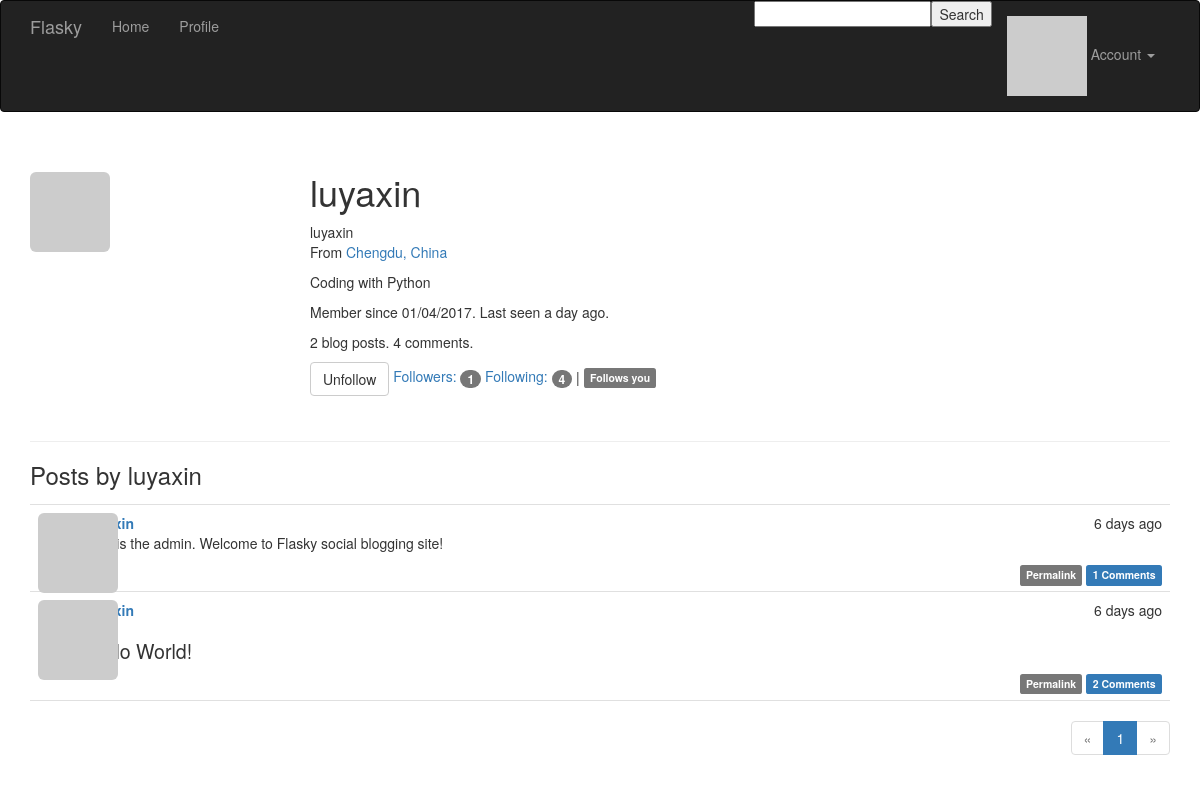
/user/luyaxin (signed in), run on an earlier commit of the app's database.
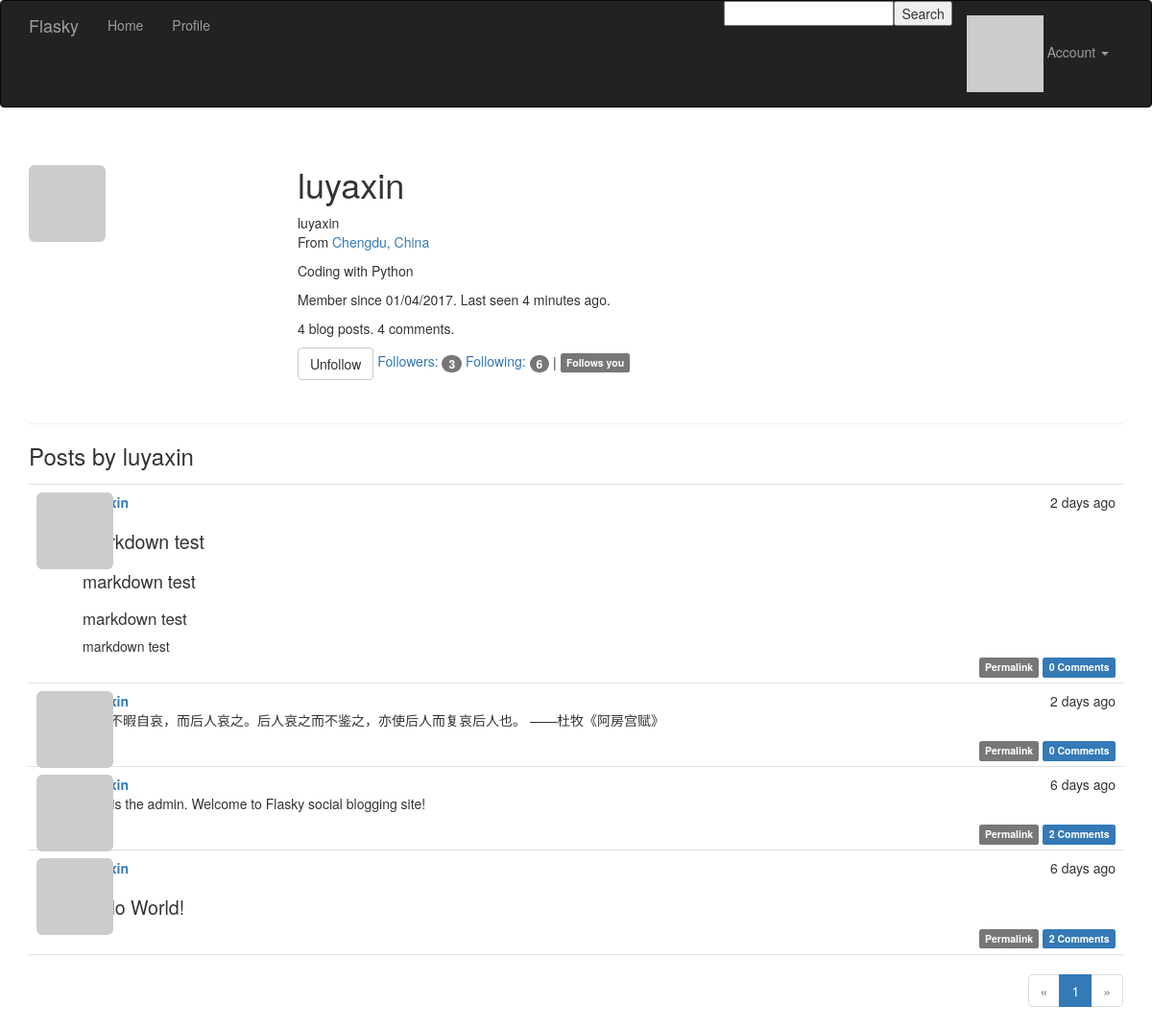
And on a later commit of the database.
### app/models.py (models this page shows, shortened)
class User(UserMixin, db.Model):
    __tablename__ = 'users'
    id = db.Column(db.Integer, primary_key=True)
    email = db.Column(db.String(64), unique=True, index=True)
    username = db.Column(db.String(64), unique=True, index=True)
    role_id = db.Column(db.Integer, db.ForeignKey('roles.id'))
    password_hash = db.Column(db.String(128))
    confirmed = db.Column(db.Boolean, default=False)
    name = db.Column(db.String(64))
    location = db.Column(db.String(64))
    about_me = db.Column(db.Text())
    member_since = db.Column(db.DateTime(), default=datetime.utcnow)
    last_seen = db.Column(db.DateTime(), default=datetime.utcnow)
    avatar_hash = db.Column(db.String(32))
    posts = db.relationship('Post', backref='author', lazy='dynamic')           # 由Post.author获得对应的User实例;User.posts得到用户的所有Post实例
    followed = db.relationship('Follow',
                               foreign_keys=[Follow.follower_id],               # [IMP] 这里foreign_key是指当前user.id在Follow模型中的foreign_key
                               backref=db.backref('follower', lazy='joined'),   # 为了消除外键间的歧义(2个外键),定义关系时须用可选参数foreign_keys指定的外键
                               lazy='dynamic',                                  # [IMP] backref()参数并不是指定这两个关系之间的引用关系,而是回引Follow模型
                               cascade='all, delete-orphan')                    # joined模式实现立即从关联查询结果中加载相关对象(list of instances)
    followers = db.relationship('Follow',                                       # dynamic模式:不会直接返回记录,返回可添加额外过滤器的查询对象
                                foreign_keys=[Follow.followed_id],              # cascade参数配置在父对象上执行的操作对相关对象的影响
                                backref=db.backref('followed', lazy='joined'),  # 'all, delete-orphan'表示启用所有默认层叠选项,且还要删除孤儿记录
                                lazy='dynamic',
                                cascade='all, delete-orphan')                   # 多对多关系定义为两个一对多关系:user.followed 和 user.followers
    comments = db.relationship('Comment', backref='author', lazy='dynamic')
    @property
    def password(self):
        """password不可读"""
        raise AttributeError('Password is not a readable attribute.')
    def can(self, permissions):
        return self.role is not None and \
            (self.role.permissions & permissions) == permissions  # [IMP] 按位与运算: 两位同时为1，结果才为1，否则为0
    def is_administrator(self):
        return self.can(Permission.ADMINISTER)
    def ping(self):
        self.last_seen = datetime.utcnow()
        db.session.add(self)
        db.session.commit()
    def gravatar(self, size=100, default='identicon', rating='g'):
        if request.is_secure:
            url = 'https://cn.gravatar.com/avatar'
        else:
            url = 'http://cn.gravatar.com/avatar'
        hash = self.avatar_hash or hashlib.md5(
            self.email.encode('utf-8')).hexdigest()
        return '{url}/{hash}?s={size}&d={default}&r={rating}'.format(
            url=url, hash=hash, size=size, default=default, rating=rating)
    def is_following(self, user):
        return self.followed.filter_by(                           # lazy='dynamic'返回可加额外过滤器的查询对象
            followed_id=user.id).first() is not None

class Post(db.Model):
    __tablename__ = 'posts'
    __searchable__ = ['body', ]          # __searchable__包含所有将被搜索且建立索引的字段(will be indexed by whoosh)
    __analyzer__ = ChineseAnalyzer()     # 设置对于Post进行whoosh搜索的分析器(用于分词);若这里不设置则使用config.py中的全局默认设置
    id = db.Column(db.Integer, primary_key=True)
    body = db.Column(db.Text)
    body_html = db.Column(db.Text)
    timestamp = db.Column(db.DateTime, index=True, default=datetime.utcnow)
    author_id = db.Column(db.Integer, db.ForeignKey('users.id'))
    comments = db.relationship('Comment', backref='post', lazy='dynamic')

### app/main/views.py (the view)
@main.route('/user/<username>')  # 尖括号中username即为视图函数user()的参数
def user(username):
    user = User.query.filter_by(username=username).first_or_404()    # 用户不存在抛出404错误
    page = request.args.get('page', 1, type=int)
    pagination = user.posts.order_by(Post.timestamp.desc()).paginate(
        page, per_page=current_app.config['FLASKY_POSTS_PER_PAGE'],
        error_out=False)
    posts = pagination.items
    return render_template('user.html', user=user, posts=posts,
                           pagination=pagination)

### app/main/forms.py
class SearchForm(FlaskForm):
    search = StringField('Search', validators=[DataRequired()])

### app/auth/views.py (called while the page is built)
@auth.before_app_request
def before_request():
    if current_user.is_authenticated:
        current_user.ping()                                  # [IMP] 更新数据库User模型的last_seen属性
        g.search_form = SearchForm()                         # [IMP] 创建搜索表单对象并使得其对所有模版可用,存放在全局变量g中
        if not current_user.confirmed \
            and request.endpoint[:5] != 'auth.' \
            and request.endpoint != 'static':
            return redirect(url_for('auth.unconfirmed'))

### app/main/__init__.py (called while the page is built)
@main.app_context_processor
def inject_permissions():
    return dict(Permission=Permission)

### app/main/views.py (called while the page is built)
@main.after_app_request                                                 # 在视图函数处理完请求之后执行
def after_request(response):
    for query in get_debug_queries():
        if query.duration >= current_app.config['FLASKY_SLOW_DB_QUERY_TIME']:
            current_app.logger.warning(
                'Slow query: %s\nParameters: %s\nDuration: %fs\nContext: %s\n'
                % (query.statement, query.parameters, query.duration,
                   query.context))
    return response

### app/templates/user.html (shortened to what this page needs)
{% extends "base.html" %}
{% import "_macros.html" as macros %}
{% block page_content %}
<div class="page-header">
    <img class="img-rounded profile-thumbnail" src="{{ user.gravatar(size=256) }}">
    <div class="profile-header">
        <h1>{{ user.username }}</h1>
        {% if user.name or user.location %}
        <p>
            {% if user.name %}{{ user.name }}<br>{% endif %}
            {% if user.location %}
                From <a href="http://maps.google.com/?q={{ user.location }}">{{ user.location }}</a><br>
            {% endif %}
        </p>
        {% endif %}
        {% if user.about_me %}<p>{{ user.about_me }}</p>{% endif %}
        <p>Member since {{ moment(user.member_since).format('L') }}. Last seen {{ moment(user.last_seen).fromNow() }}.</p>
        <p>{{ user.posts.count() }} blog posts. {{ user.comments.count() }} comments.</p>
        <p>
            {% if current_user.can(Permission.FOLLOW) and user != current_user %}
                {% if not current_user.is_following(user) %}
                <a href="{{ url_for('.follow', username=user.username) }}" class="btn btn-primary">Follow</a>
                {% else %}
                <a href="{{ url_for('.unfollow', username=user.username) }}" class="btn btn-default">Unfollow</a>
                {% endif %}
            {% endif %}
            <a href="{{ url_for('.followers', username=user.username) }}">Followers: <span class="badge">{{ user.followers.count() - 1 }}</span></a>
            <a href="{{ url_for('.followed_by', username=user.username) }}">Following: <span class="badge">{{ user.followed.count() - 1 }}</span></a>
            {% if current_user.is_authenticated and user != current_user and user.is_following(current_user) %}
            | <span class="label label-default">Follows you</span>
            {% endif %}
        </p>
    </div>
</div>
<h3>Posts by {{ user.username }}</h3>
{% include '_posts.html' %}
{% if pagination %}
<div class="pagination">
    {{ macros.pagination_widget(pagination, '.user', username=user.username) }}
</div>
{% endif %}
{% endblock %}

### app/templates/_posts.html (shortened to what this page needs)
<ul class="posts">
    {% for post in posts %}
    <li class="post">
        <div class="post-thumbnail">
            <a href="{{ url_for('.user', username=post.author.username) }}">
                <img class="img-rounded profile-thumbnail" src="{{ post.author.gravatar(size=40) }}">
            </a>
        </div>
        <div class="post-content">
            <div class="post-date">{{ moment(post.timestamp).fromNow() }}</div>
            <div class="post-author"><a href="{{ url_for('.user', username=post.author.username) }}">{{ post.author.username }}</a></div>
            <div class="post-body">
                {% if post.body_html %}
                    {{ post.body_html | safe }}
                {% else %}
                    {{ post.body }}
                {% endif %}
            </div>
            <div class="post-footer">
                <a href="{{ url_for('.post', id=post.id) }}">
                    <span class="label label-default">Permalink</span>
                </a>
                <a href="{{ url_for('.post', id=post.id) }}#comments">
                    <span class="label label-primary">{{ post.comments.count() }} Comments</span>
                </a>
            </div>
        </div>
    </li>
    {% endfor %}
</ul>

What changed in the data, as far as the page shows it:
changed User "luyaxin": last_seen "a day ago" → "4 minutes ago"
added Post: timestamp "2 days ago", body_html "markdown test markdown test markdown test markdown test", comments.count "0"
added Post: timestamp "2 days ago", body_html "秦人不暇自哀，而后人哀之。后人哀之而不鉴之，亦使后人而复哀后人也。 ——杜牧《阿房宫赋》", comments.count "0"
computed for Post "This is the admin. Welcome to Flasky social blogging site!": comments.count "1" → "2"
Also different on the page:
{{ user.posts.count() }}: "2" → "4"
{{ user.followers.count() - 1 }}: "1" → "3"
{{ user.followed.count() - 1 }}: "4" → "6"
